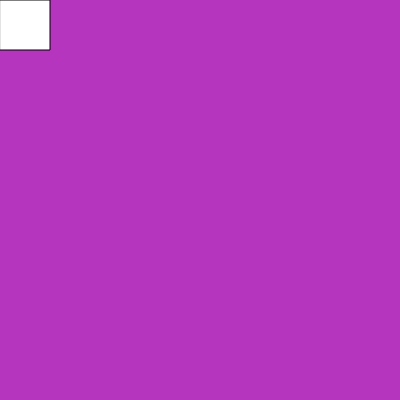
Frame 1 (no input)
Frame 60 (no input): identical to frame 1, image omitted
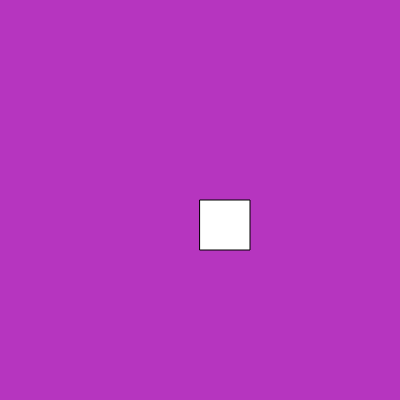
Frame 120 (the mouse pressed at the canvas centre since frame 60)

The p5.js sketch that drew these frames (run headless with seeded random() and noise() and a simulated clock; from frame 60 on, the mouse is pressed at the canvas centre):

// p5.js sketch
// ── sketch.js
let cR,cG,cB;

function setup() {
  createCanvas(400, 400);
  cR = random(255);
  cG = random(255);
  cB = random(255);
  }

function draw() {
  background(cR,cG,cB);
  // ellipse(mouseX, mouseY, 50, 50);
  square(mouseX, mouseY,50);
}
